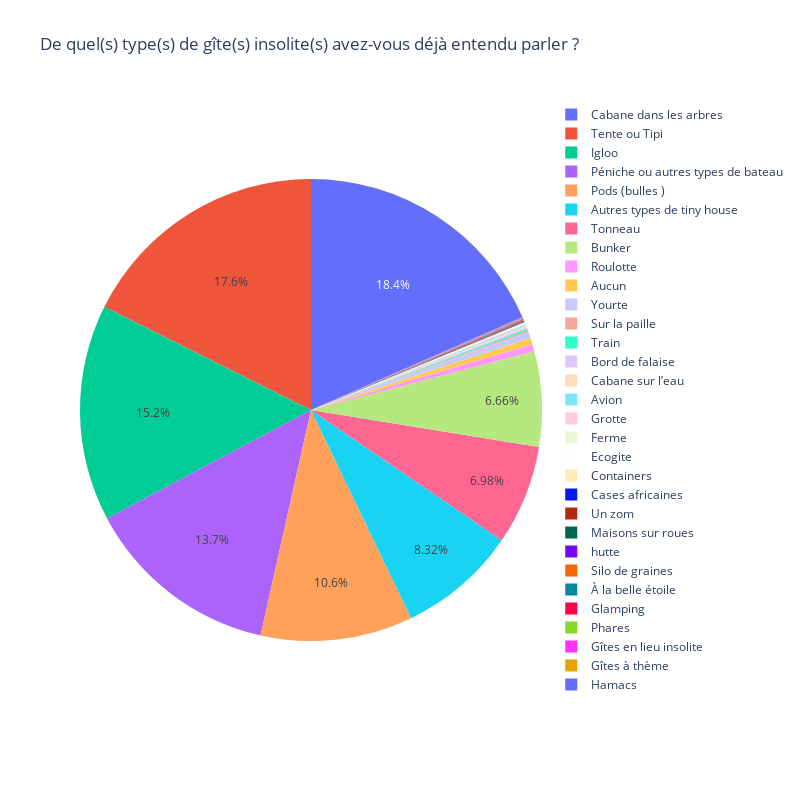

The code cell stored with this chart in its notebook:
### Code cell
# pie plot of the col 2 values count
chart_data = df[cols[2]].str.split(", ").explode().value_counts()


fig = px.pie(
    chart_data,
    values=chart_data.values,
    names=chart_data.index,
    title=cols[2],
    width=800,
    height=800,
)


fig.update_traces(textposition='inside')
fig.update_layout(uniformtext_minsize=12, uniformtext_mode='hide')

# show the plot

fig.show()

### Figure 1 — Plotly figure (JSON) as saved in the notebook; plotly's stock layout.template omitted (floating-point values rounded to 4 significant figures)
{"data": [{"domain": {"x": [0, 1], "y": [0, 1]}, "hovertemplate": "index=%{label}<br>value=%{value}<extra></extra>", "labels": ["Cabane dans les arbres", "Tente ou Tipi", "Igloo", "Péniche ou autres types de bateau", "Pods (bulles )", "Autres types de tiny house", "Tonneau", "Bunker", "Roulotte", "Aucun", "Yourte", "Sur la paille", "Train", "Bord de falaise", "Cabane sur l’eau", "Avion", "Grotte", "Ferme", "Ecogite", "Containers", "Cases africaines", "Un zom", "Maisons sur roues", "hutte", "Silo de graines", "À la belle étoile", "Glamping", "Phares", "Gîtes en lieu insolite", "Gîtes à thème", "Hamacs"], "legendgroup": "", "name": "", "showlegend": true, "textposition": "inside", "type": "pie", "values": [522, 500, 430, 389, 302, 236, 198, 189, 14, 13, 13, 3, 3, 3, 3, 2, 2, 2, 1, 1, 1, 1, 1, 1, 1, 1, 1, 1, 1, 1, 1]}], "layout": {"height": 800, "legend": {"tracegroupgap": 0}, "title": {"text": "De quel(s) type(s) de gîte(s) insolite(s) avez-vous déjà entendu parler ?"}, "uniformtext": {"minsize": 12, "mode": "hide"}, "width": 800}}
